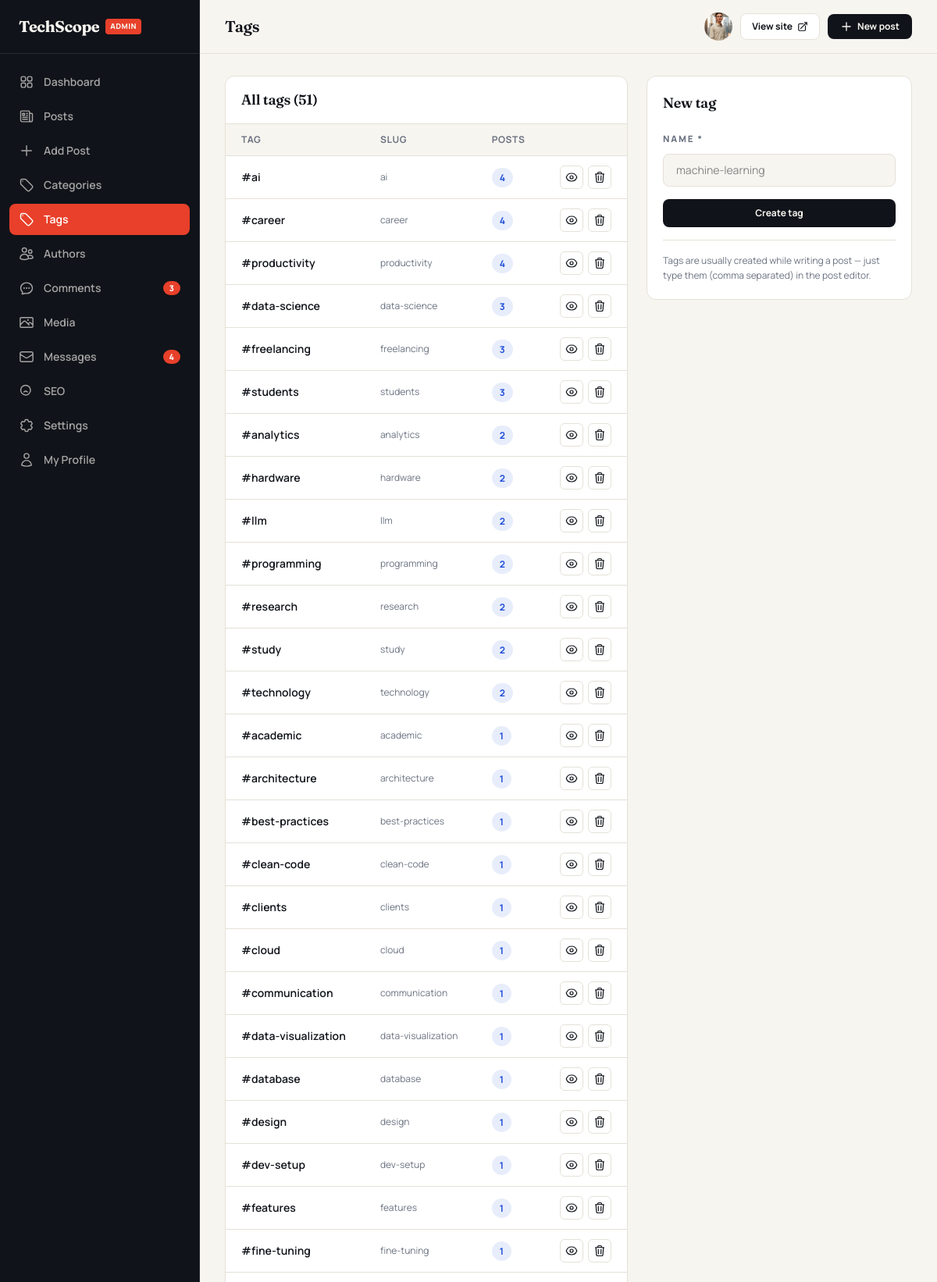
Page /admin/tags.php (signed in, upper part) on the committed database.
### tables this page shows
CREATE TABLE `users` (
  `id` int unsigned NOT NULL AUTO_INCREMENT,
  `name` varchar(100) NOT NULL,
  `slug` varchar(120) NOT NULL,
  `email` varchar(190) NOT NULL,
  `password` varchar(255) NOT NULL,
  `role` enum('admin','editor','author') NOT NULL DEFAULT 'author',
  `bio` text,
  `avatar` varchar(255) DEFAULT NULL,
  `website` varchar(255) DEFAULT NULL,
  `twitter` varchar(120) DEFAULT NULL,
  `linkedin` varchar(120) DEFAULT NULL,
  `github` varchar(120) DEFAULT NULL,
  `status` tinyint(1) NOT NULL DEFAULT '1',
  `last_login` datetime DEFAULT NULL,
  `created_at` datetime NOT NULL DEFAULT CURRENT_TIMESTAMP,
  PRIMARY KEY (`id`),
  UNIQUE KEY `email` (`email`),
  UNIQUE KEY `uq_users_slug` (`slug`),
  KEY `idx_users_role` (`role`)
);

CREATE TABLE `tags` (
  `id` int unsigned NOT NULL AUTO_INCREMENT,
  `name` varchar(60) NOT NULL,
  `slug` varchar(80) NOT NULL,
  `created_at` datetime NOT NULL DEFAULT CURRENT_TIMESTAMP,
  PRIMARY KEY (`id`),
  UNIQUE KEY `slug` (`slug`)
);

### includes/functions.php (called while the page is built, shortened)
<?php
require_once __DIR__ . '/../config/database.php';
function e(?string $value): string
{
    return htmlspecialchars((string) $value, ENT_QUOTES | ENT_SUBSTITUTE, 'UTF-8');
}
function settings(): array
{
    static $cache = null;
    if ($cache !== null) {
        return $cache;
    }
    try {
        $cache = db()->query('SELECT setting_key, setting_value FROM settings')
                     ->fetchAll(PDO::FETCH_KEY_PAIR);
    } catch (PDOException $e) {
        $cache = [];
    }
    return $cache;
}
function setting(string $key, string $default = ''): string
{
    $all = settings();
    return ($all[$key] ?? '') !== '' ? (string) $all[$key] : $default;
}
function url(string $path = '/'): string
{
    $base = rtrim(SITE_URL, '/');
    if ($path === '' || $path === '/') {
        return $base . '/';
    }
    return $base . '/' . ltrim($path, '/');
}
function admin_url(string $path = ''): string
{
    $sub = 'admin' . ($path !== '' ? '/' . ltrim($path, '/') : '');
    return url($sub);
}
function asset_version(): string
{
    static $ver = null;
    if ($ver !== null) {
        return $ver;
    }
    $files = [
        ROOT_PATH . '/assets/css/app.css',
        ROOT_PATH . '/assets/js/main.js',
        ROOT_PATH . '/assets/js/alpine.min.js',
        ROOT_PATH . '/assets/js/admin.js',
        ROOT_PATH . '/assets/js/chart.umd.min.js',
        ROOT_PATH . '/assets/js/dashboard-charts.js',
    ];
    $newest = 0;
    foreach ($files as $f) {
        $mtime = @filemtime($f);
        if ($mtime !== false && $mtime > $newest) {
            $newest = $mtime;
        }
    }
    $ver = $newest > 0 ? (string) $newest : (string) time();
    return $ver;
}
function _avatar_url(string $avatar): ?string
{
    $avatar = trim($avatar);
    if (str_starts_with($avatar, 'http://') || str_starts_with($avatar, 'https://')) {
        $path = (string) (parse_url($avatar, PHP_URL_PATH) ?: '');
        $root = rtrim((string) (parse_url(url('/'), PHP_URL_PATH) ?: ''), '/');
        $rel  = ($root !== '' && str_starts_with($path, $root)) ? substr($path, strlen($root)) : $path;
        $local = ROOT_PATH . '/' . ltrim($rel, '/');
        $url   = $avatar;
    } elseif (str_starts_with($avatar, 'assets/')) {
        $local = ROOT_PATH . '/' . $avatar;
        $url   = url('/' . $avatar);
    } else {
        $local = UPLOADS_DIR . '/' . ltrim($avatar, '/');
        $url   = UPLOADS_URL . '/' . ltrim($avatar, '/');
    }
    return (is_file($local) && filesize($local) > 0) ? $url : null;
}
function site_logo_src(): ?string
{
    $logo = trim(setting('site_logo', ''));
    if ($logo === '') return null;
    $path = ltrim($logo, '/');
    return url('/' . $path);
}

### config/database.php (called while the page is built, shortened)
<?php
function db(): PDO
{
    static $pdo = null;
    if ($pdo instanceof PDO) {
        return $pdo;
    }
    $dsn = sprintf(
        'mysql:host=%s;port=%s;dbname=%s;charset=%s',
        DB_HOST, DB_PORT, DB_NAME, DB_CHARSET
    );
    try {
        $pdo = new PDO($dsn, DB_USER, DB_PASS, [
            PDO::ATTR_ERRMODE            => PDO::ERRMODE_EXCEPTION,
            PDO::ATTR_DEFAULT_FETCH_MODE => PDO::FETCH_ASSOC,
            PDO::ATTR_EMULATE_PREPARES   => false,
            PDO::ATTR_STRINGIFY_FETCHES  => false,
        ]);
    } catch (PDOException $e) {
        if (DEBUG) {
            die('Database connection failed: ' . htmlspecialchars($e->getMessage(), ENT_QUOTES));
        }
        http_response_code(500);
        die('Service temporarily unavailable.');
    }
    return $pdo;
}

### admin/auth.php (called while the page is built, shortened)
<?php
require_once __DIR__ . '/../includes/functions.php';
function admin_user(): ?array
{
    static $user = false;
    if ($user !== false) {
        return $user;
    }
    $stmt = db()->prepare('SELECT * FROM users WHERE id = ? AND status = 1 LIMIT 1');
    $stmt->execute([(int) $_SESSION['admin_id']]);
    $user = $stmt->fetch() ?: null;
    return $user;
}
function require_admin(): array
{
    $user = admin_user();
    return $user;
}
function require_role(array $roles): array
{
    $user = require_admin();
    return $user;
}

### admin/tags.php (the view, shortened to what this page needs)
<?php
require_once __DIR__ . '/auth.php';
$admin_user = require_role(['admin', 'editor']);
$pdo        = db();
$tags = $pdo->query(
    "SELECT t.*, COUNT(pt.post_id) AS tag_count
     FROM tags t
     LEFT JOIN post_tags pt ON pt.tag_id = t.id
     GROUP BY t.id
     ORDER BY tag_count DESC, t.name ASC"
)->fetchAll();
$admin_title = 'Tags';
$admin_page  = 'tags';
require __DIR__ . '/includes/layout-top.php';
?>
<div class="grid gap-6 lg:grid-cols-[1fr_340px]">
  <div class="overflow-hidden rounded-xl border border-line bg-surface">
    <div class="border-b border-line px-5 py-4">
      <h2 class="font-display text-lg font-semibold">All tags (<?= count($tags) ?>)</h2>
    </div>
    <div class="overflow-x-auto">
      <table class="w-full text-left text-sm">
        <thead class="border-b border-line bg-paper text-xs uppercase tracking-wider text-muted">
          <tr>
            <th class="px-5 py-3 font-bold">Tag</th>
            <th class="px-5 py-3 font-bold">Slug</th>
            <th class="px-5 py-3 font-bold">Posts</th>
            <th class="px-5 py-3"></th>
          </tr>
        </thead>
        <tbody class="divide-y divide-line">
          <?php foreach ($tags as $t): ?>
            <tr class="transition hover:bg-paper">
              <td class="px-5 py-3 font-semibold">#<?= e($t['name']) ?></td>
              <td class="px-5 py-3 text-xs text-muted"><?= e($t['slug']) ?></td>
              <td class="px-5 py-3">
                <span class="rounded-full bg-primary/10 px-2.5 py-1 text-xs font-bold text-primary"><?= (int) $t['tag_count'] ?></span>
              </td>
              <td class="px-5 py-3 text-right">
                <div class="flex justify-end gap-1.5">
                  <a href="<?= url('/tag/' . $t['slug']) ?>" target="_blank" class="rounded-md border border-line p-1.5 transition hover:border-ink" title="View">
                  </a>
                  <form method="post" onsubmit="return confirm('Delete this tag?')">
                    <button name="action" value="delete" class="rounded-md border border-line p-1.5 transition hover:border-accent hover:text-accent" title="Delete">
                    </button>
                  </form>
                </div>
              </td>
            </tr>
          <?php endforeach; ?>
        </tbody>
      </table>
    </div>
  </div>
  <div class="h-fit rounded-xl border border-line bg-surface p-5">
    <h2 class="font-display text-lg font-semibold">New tag</h2>
    <form method="post" action="<?= admin_url('tags.php') ?>" class="mt-4 space-y-4">
      <div>
        <label class="kicker text-muted" for="t-name">Name *</label>
        <input id="t-name" name="name" required maxlength="60" placeholder="machine-learning"
               class="mt-1.5 w-full rounded-lg border border-line bg-paper px-4 py-2.5 text-sm outline-none focus:border-primary">
      </div>
      <button class="w-full rounded-lg bg-ink py-2.5 text-xs font-bold text-paper transition hover:bg-accent">Create tag</button>
    </form>
    <p class="mt-4 border-t border-line pt-4 text-xs leading-relaxed text-muted">
      Tags are usually created while writing a post — just type them (comma separated) in the post editor.
    </p>
  </div>
</div>
<?php require __DIR__ . '/includes/layout-bottom.php'; ?>

### admin/includes/layout-top.php (shortened to what this page needs)
<?php
require_once __DIR__ . '/../../includes/functions.php';
require_once __DIR__ . '/../auth.php';
$admin_user = require_admin();
$admin_title = $admin_title ?? 'Dashboard';
$admin_page  = $admin_page ?? '';
$badge = [
    'comments' => ( int ) db()->query( "SELECT COUNT(*) FROM comments WHERE status = 'pending'" )->fetchColumn(),
    'messages' => ( int ) db()->query( 'SELECT COUNT(*) FROM messages WHERE is_read = 0' )->fetchColumn(),
];
?>
<!DOCTYPE html>
<html lang='en' class='admin-root' x-data='{ side: false }'>
<head>
        <?= e( $admin_title ) ?> | Admin — <?= e( setting( 'site_name' , SITE_NAME ) ) ?>
    <link rel='stylesheet'
        href="<?= url('/assets/css/app.css') ?>?v=<?= e(function_exists('asset_version') ? asset_version() : (string) @filemtime(ROOT_PATH . '/assets/css/app.css')) ?>">
</head>
<body class='bg-paper font-sans antialiased text-ink'>
    <div class='flex min-h-screen'>
        <aside id='admin-sidebar'
            class='fixed inset-y-0 left-0 z-50 flex w-64 -translate-x-full flex-col border-r border-white/10 bg-ink text-paper transition-transform duration-300 lg:translate-x-0'
            :class="side ? 'translate-x-0' : ''">
            <div class='brand-box flex items-center gap-2 border-b border-white/10 px-6 py-5'>
                <?php $_sLogo = function_exists( 'site_logo_src' ) ? site_logo_src() : null;
?>
                <?php if ( $_sLogo ): ?>
                <a href="<?= url('/') ?>" class='flex shrink-0 items-center rounded-lg bg-white px-2 py-1.5 shadow-sm'
                    aria-label="<?= e(setting('site_name', SITE_NAME)) ?> — home">
                    <img src="<?= e($_sLogo) ?>" alt="<?= e(setting('site_name', SITE_NAME)) ?>" class='h-10 w-auto'
                        width='1033' height='643'>
                </a>
                <?php else: ?>
                <a href="<?= url('/') ?>" class='font-display text-xl font-bold tracking-tight'>
                    <?= e( setting( 'site_name' , SITE_NAME ) ) ?>
                </a>
                <?php endif;
?>
                <span
                    class='rounded bg-accent px-1.5 py-0.5 text-[0.6rem] font-extrabold uppercase tracking-wider'>Admin</span>
            </div>
            <nav class='no-scrollbar flex-1 overflow-y-auto px-3 py-4'>
                <?php foreach ( $nav as $key => $item ):
$active = ( $admin_page === $key );
$hasBadge = isset( $badge[ $key ] ) && $badge[ $key ] > 0;
?>
                <a href="<?= $item['href'] ?>" class="mb-1 flex items-center gap-3 rounded-lg px-3 py-2 text-sm font-semibold transition sm:py-2.5
                  <?= $active ? 'bg-accent text-white' : 'text-paper/65 hover:bg-white/5 hover:text-paper' ?>">
                    <svg class='h-5 w-5 shrink-0' fill='none' viewBox='0 0 24 24' stroke-width='1.7'
                        stroke='currentColor'>
                        <path stroke-linecap='round' stroke-linejoin='round' d="<?= $item['icon'] ?>" />
                    </svg>
                    <span>
                        <?= e( $item[ 'label' ] ) ?>
                    </span>
                    <?php if ( $hasBadge ): ?>
                    <span class='ml-auto rounded-full bg-accent px-2 py-0.5 text-[0.65rem] font-extrabold text-white'>
                        <?= $badge[ $key ] ?>
                    </span>
                    <?php endif;
?>
                </a>
                <?php endforeach;
?>
            </nav>
        </aside>
        <div class='flex min-w-0 flex-1 flex-col lg:pl-64'>
            <header
                class='sticky top-0 z-30 flex items-center gap-3 border-b border-line bg-paper/85 px-4 py-3 backdrop-blur-lg sm:gap-4 sm:px-8 sm:py-4'>
                <h1 class='font-display text-lg font-semibold sm:text-xl'>
                    <?= e( $admin_title ) ?>
                </h1>
                <div class='ml-auto flex items-center gap-2.5'>
                    <?php $_tAvatar = !empty( $admin_user[ 'avatar' ] ) && function_exists( '_avatar_url' ) ? _avatar_url( $admin_user[ 'avatar' ] ) : null;
?>
                    <a href="<?= admin_url('profile.php') ?>" title='My profile' aria-label='My profile'
                        class='shrink-0 rounded-full transition hover:ring-2 hover:ring-accent'>
                        <?php if ( $_tAvatar ): ?>
                        <img src="<?= e($_tAvatar) ?>" alt="<?= e($admin_user['name']) ?>"
                            class='h-9 w-9 rounded-full object-cover'>
                        <?php endif;
?>
                    </a>
                    <a href="<?= url('/') ?>" target='_blank'
                        class='hidden items-center gap-1.5 rounded-lg border border-line bg-surface px-3.5 py-2 text-xs font-bold transition hover:border-ink sm:flex'>
                        View site
                        <svg class='h-3.5 w-3.5' fill='none' viewBox='0 0 24 24' stroke-width='2' stroke='currentColor'>
                            <path stroke-linecap='round' stroke-linejoin='round'
                                d='M13.5 6H5.25A2.25 2.25 0 0 0 3 8.25v10.5A2.25 2.25 0 0 0 5.25 21h10.5A2.25 2.25 0 0 0 18 18.75V10.5m-10.5 6L21 3m0 0h-5.25M21 3v5.25' />
                        </svg>
                    </a>
                    <a href="<?= admin_url('post-edit.php') ?>"
                        class='flex items-center gap-1.5 rounded-lg bg-ink px-3 py-1.5 text-xs font-bold text-paper transition hover:bg-accent sm:px-4 sm:py-2'>
                        <svg class='h-4 w-4' fill='none' viewBox='0 0 24 24' stroke-width='2' stroke='currentColor'>
                            <path stroke-linecap='round' stroke-linejoin='round' d='M12 4.5v15m7.5-7.5h-15' />
                        </svg>
                        New post
                    </a>
                </div>
            </header>
            <main class='flex-1 px-4 py-5 sm:px-8 sm:py-7'>

### assets/css/app.css (style rules this page uses)
#admin-sidebar { overflow:hidden }
#admin-sidebar .brand-box { min-width:0;overflow:hidden }

### rows in the picture
users: avatar (picture)
tags: name "ai", slug "ai", tag_count "4"
tags: name "career", slug "career", tag_count "4"
tags: name "productivity", slug "productivity", tag_count "4"
tags: name "data-science", slug "data-science", tag_count "3"
tags: name "freelancing", slug "freelancing", tag_count "3"
tags: name "students", slug "students", tag_count "3"
tags: name "analytics", slug "analytics", tag_count "2"
tags: name "hardware", slug "hardware", tag_count "2"
tags: name "llm", slug "llm", tag_count "2"
tags: name "programming", slug "programming", tag_count "2"
tags: name "research", slug "research", tag_count "2"
tags: name "study", slug "study", tag_count "2"
tags: name "technology", slug "technology", tag_count "2"
tags: name "academic", slug "academic", tag_count "1"
tags: name "architecture", slug "architecture", tag_count "1"
tags: name "best-practices", slug "best-practices", tag_count "1"
tags: name "clean-code", slug "clean-code", tag_count "1"
tags: name "clients", slug "clients", tag_count "1"
tags: name "cloud", slug "cloud", tag_count "1"
tags: name "communication", slug "communication", tag_count "1"
tags: name "data-visualization", slug "data-visualization", tag_count "1"
tags: name "database", slug "database", tag_count "1"
tags: name "design", slug "design", tag_count "1"
tags: name "dev-setup", slug "dev-setup", tag_count "1"
tags: name "features", slug "features", tag_count "1"
tags: name "fine-tuning", slug "fine-tuning", tag_count "1"

### other values in the picture
setting( 'site_name' , SITE_NAME ) "TechScope"
$item[ 'label' ] "Dashboard"
$item[ 'label' ] "Posts"
$item[ 'label' ] "Add Post"
$item[ 'label' ] "Categories"
$item[ 'label' ] "Tags"
$item[ 'label' ] "Authors"
$item[ 'label' ] "Comments"
$badge[ $key ] "3"
$item[ 'label' ] "Media"
$item[ 'label' ] "Messages"
$badge[ $key ] "4"
$item[ 'label' ] "SEO"
$item[ 'label' ] "Settings"
$item[ 'label' ] "My Profile"
